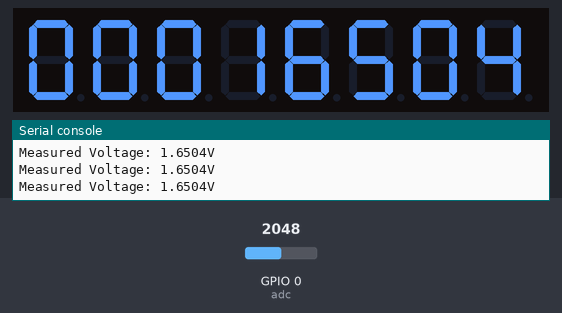
Bench run of a program on a simulated ESP32 board running MicroPython. On the bench: 8-digit seven-segment display, the last lines printed to the serial console. The inputs (shaded band) are chosen by the test bench; at power-on: GPIO 0 (adc) = 2048 (analog values on the 0–4095 scale). Library files of the repository ran but are not shown: TM1638.py.

Above: at 1.2 s.
1.3 s: GPIO 0 (adc) set to 2866
At 2.0 s:
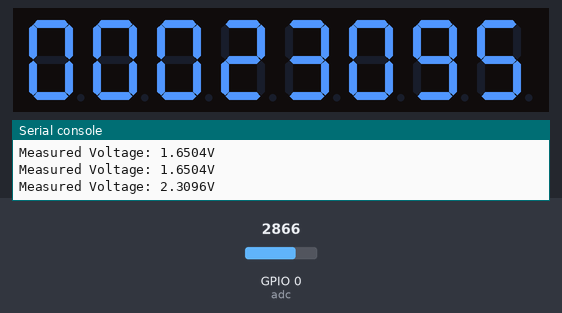
3.0 s: GPIO 0 (adc) set to 3603
4.5 s: GPIO 0 (adc) set to 4095
At 5.1 s:
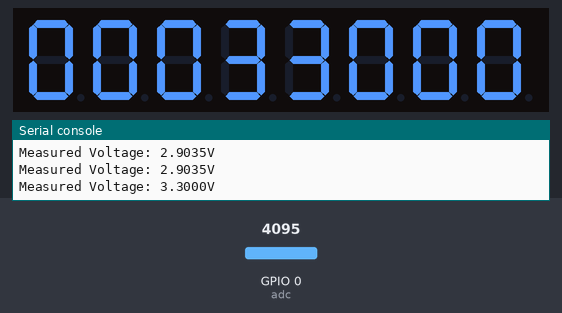
Timing chart, 0 to 7.5 s (numbered marks = the images above; inputs shaded):
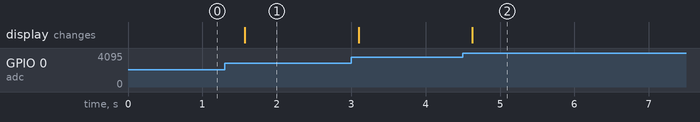

The program:

adc_serie_tm1638.py
```python
from machine import Pin, ADC
import time
from TM1638 import TM1638

# Define los pines que uses para el módulo TM1638
stb_pin = 8    # Pin de STB
clk_pin = 21   # Pin de CLK
dio_pin = 20   # Pin de DIO


#Crea una instancia del objeto TM1638
tm1638 = TM1638(stb_pin, clk_pin, dio_pin)

# Inicializa el display
tm1638.init()
print("Arranque del programa")


# Initialize ADC (analog pin for ESP32-C3)
adc = ADC(Pin(0))              # Connect analog input to GPIO 0
adc.width(ADC.WIDTH_12BIT)     # Set resolution to 12 bits
adc.atten(ADC.ATTN_11DB)       # Set input attenuation range to 0-3.3V

# Function to read voltage from ADC
def read_voltage():
    raw_adc_value = adc.read()         # Read raw ADC value (0-4095 for 12-bit)
    voltage = (raw_adc_value / 4095) * 3.3  # Scale the value to voltage (0-3.3V)
    return voltage

# Main loop to read ADC and display voltage
while True:
    voltage = read_voltage()           # Measure voltage
    voltage_str = f"{voltage:.4f}V"   # Format voltage with 4 decimal places
    print(f"Measured Voltage: {voltage_str}")  # Print to console (optional)

    tm1638.displayNumber(int((voltage)*10000))      # Display on TM1638 module

    time.sleep(0.5)                   # Update every 0.5 seconds
```

Measured:
- after the input at 1.3 s, the display: changes after 0.27 s (image 1)
- after the input at 4.5 s, the display: changes after 0.13 s (image 2)
